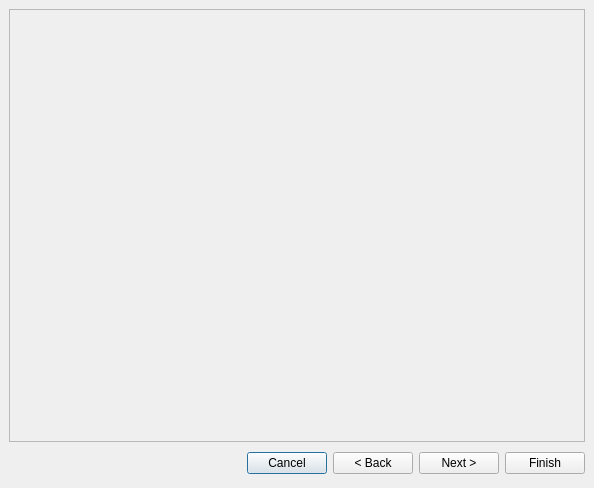
<ui version="4.0" >
 <author></author>
 <comment></comment>
 <exportmacro></exportmacro>
 <class>WizardDialog</class>
 <widget class="QDialog" name="WizardDialog" >
  <property name="geometry" >
   <rect>
    <x>0</x>
    <y>0</y>
    <width>594</width>
    <height>488</height>
   </rect>
  </property>
  <property name="windowTitle" >
   <string>Dialog</string>
  </property>
  <layout class="QGridLayout" >
   <property name="margin" >
    <number>9</number>
   </property>
   <property name="spacing" >
    <number>6</number>
   </property>
   <item row="1" column="0" >
    <layout class="QHBoxLayout" >
     <property name="margin" >
      <number>0</number>
     </property>
     <property name="spacing" >
      <number>6</number>
     </property>
     <item>
      <spacer>
       <property name="orientation" >
        <enum>Qt::Horizontal</enum>
       </property>
       <property name="sizeHint" >
        <size>
         <width>71</width>
         <height>31</height>
        </size>
       </property>
      </spacer>
     </item>
     <item>
      <widget class="QPushButton" name="pushButton_3" >
       <property name="text" >
        <string>Cancel</string>
       </property>
      </widget>
     </item>
     <item>
      <widget class="QPushButton" name="pushButton_2" >
       <property name="text" >
        <string>&lt; Back</string>
       </property>
      </widget>
     </item>
     <item>
      <widget class="QPushButton" name="pushButton" >
       <property name="text" >
        <string>Next ></string>
       </property>
      </widget>
     </item>
     <item>
      <widget class="QPushButton" name="pushButton_4" >
       <property name="text" >
        <string>Finish</string>
       </property>
      </widget>
     </item>
    </layout>
   </item>
   <item row="0" column="0" >
    <widget class="QFrame" name="frame" >
     <property name="frameShape" >
      <enum>QFrame::StyledPanel</enum>
     </property>
     <property name="frameShadow" >
      <enum>QFrame::Raised</enum>
     </property>
    </widget>
   </item>
  </layout>
 </widget>
 <pixmapfunction></pixmapfunction>
 <resources/>
 <connections/>
</ui>
